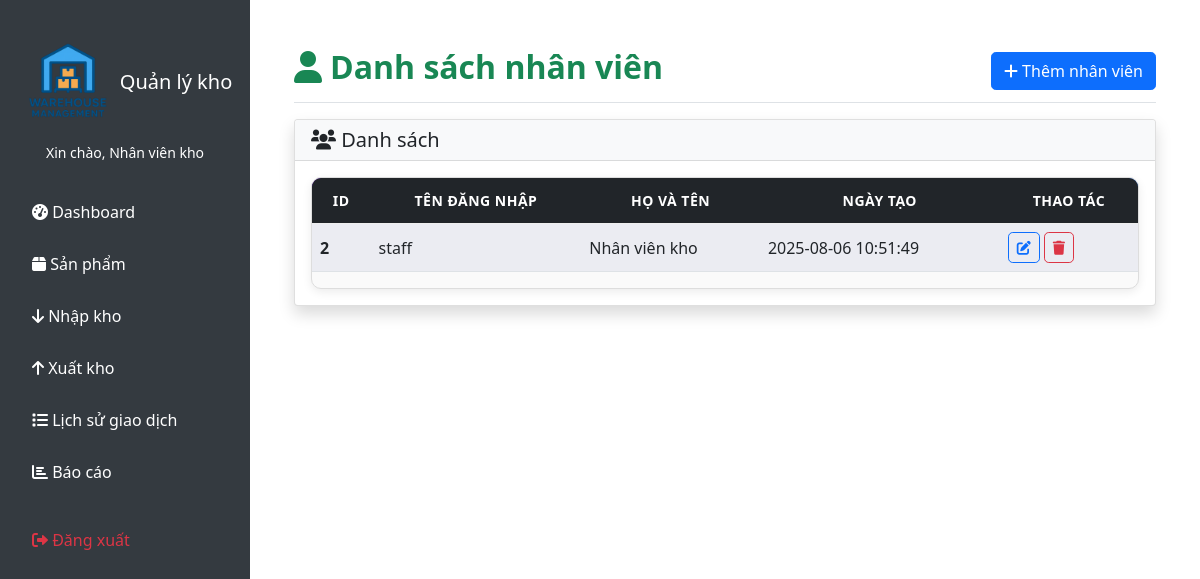
The app's page /pages/staffs.php (signed in) with its own data.
### tables this page shows
CREATE TABLE `users` (
  `id` int(11) NOT NULL,
  `username` varchar(50) NOT NULL,
  `password` varchar(255) NOT NULL,
  `full_name` varchar(100) NOT NULL,
  `role` enum('admin','staff') DEFAULT 'staff',
  `created_at` timestamp NOT NULL DEFAULT current_timestamp()
);

### pages/staffs.php (the view, shortened to what this page needs)
<?php
    include '../includes/header.php';
    $database = new Database();
    $db = $database->getConnection();
    $query = "SELECT id, username, full_name, role, created_at FROM users WHERE role = 'staff' ORDER BY full_name";
    $stmt = $db->prepare($query);
    $stmt->execute();
    $employees = $stmt->fetchAll(PDO::FETCH_ASSOC);
?>
<div class="d-flex justify-content-between align-items-center pt-3 pb-2 mb-3 border-bottom">
    <h1 class="h2 fw-bold text-success"><i class="fas fa-user me-2"></i>Danh sách nhân viên</h1>
    <button type="button" class="btn btn-primary rounded-3" data-bs-toggle="modal" data-bs-target="#employeeModal">
        <i class="fas fa-plus"></i> Thêm nhân viên
    </button>
</div>
<div class="card rounded-4 shadow mb-4">
    <div class="card-header bg-light rounded-top-4">
        <h5 class="mb-0"><i class="fas fa-users"></i> Danh sách</h5>
    </div>
    <div class="card-body">
        <div class="table-responsive">
            <table class="table table-striped align-middle">
                <thead class="table-dark">
                    <tr>
                        <th>ID</th>
                        <th>Tên đăng nhập</th>
                        <th>Họ và tên</th>
                        <th>Ngày tạo</th>
                        <th>Thao tác</th>
                    </tr>
                </thead>
                <tbody>
                    <?php if (empty($employees)): ?>
                        <tr>
                            <td colspan="5" class="text-center text-muted">Chưa có nhân viên nào</td>
                        </tr>
                    <?php else: ?>
                        <?php foreach ($employees as $emp): ?>
                        <tr>
                            <td><?php echo $emp['id']; ?></td>
                            <td><?php echo htmlspecialchars($emp['username']); ?></td>
                            <td><?php echo htmlspecialchars($emp['full_name']); ?></td>
                            <td><?php echo $emp['created_at']; ?></td>
                            <td>
                                <button type="button" class="btn btn-sm btn-outline-primary rounded-3" onclick="editEmployee(<?php echo htmlspecialchars(json_encode($emp)); ?>)">
                                    <i class="fas fa-edit"></i>
                                </button>
                                <button type="button" class="btn btn-sm btn-outline-danger rounded-3" onclick="deleteEmployee(<?php echo $emp['id']; ?>)">
                                    <i class="fas fa-trash"></i>
                                </button>
                            </td>
                        </tr>
                        <?php endforeach; ?>
                    <?php endif; ?>
                </tbody>
            </table>
        </div>
    </div>
</div>
<?php include '../includes/footer.php'; ?>

### css/main.css (style rules this page uses)
.table-responsive { border: 1px solid #ddd; border-radius: 10px; overflow: hidden; box-shadow: 0 3px 10px rgba(0,0,0,0.08); background: #fafafa; }
.table { margin-bottom: 0; background-color: #fff; border-collapse: separate; border-spacing: 0; }
.table thead { background: linear-gradient(90deg, #6a11cb, #2575fc); color: #fff; font-size: 14px; text-transform: uppercase; }
.table thead th { border: none; padding: 12px; text-align: center; letter-spacing: 0.5px; }
.table tbody tr { transition: background 0.25s, transform 0.15s; }
.table tbody tr:nth-child(odd) { background-color: #f8f9ff; }
.table td { vertical-align: middle; padding: 10px; border-top: 1px solid #eee; }
.table td:first-child { font-weight: 600; color: #6a11cb; }

### records on screen
users: id "2", username "staff", full_name "Nhân viên kho", created_at "2025-08-06 10:51:49"

### other values on screen
$currentUser['full_name'] "Nhân viên kho"
